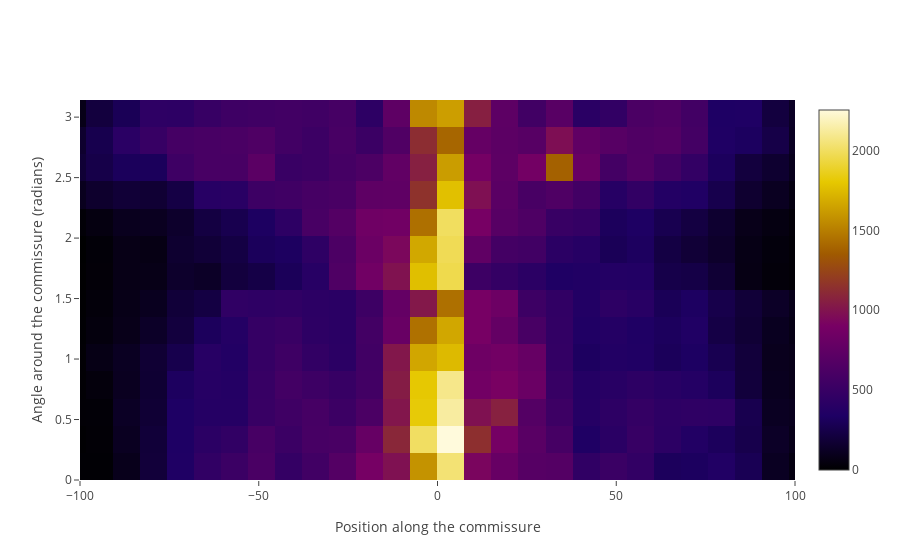

The notebook cell this image was saved under:
### Code cell
layout['xaxis']['range'] = [-100,100]
fig = go.Figure(data=[wtat],layout=layout)
iplot(fig,filename='final_atwt_hm_theta')

### Figure 1 — Plotly figure (JSON) as saved in the notebook; plotly's stock layout.template omitted (floating-point values rounded to 4 significant figures; data arrays with more than 128 entries replaced by an {"elided": "..."} marker saying what was removed)
{"data": [{"colorscale": "Electric", "type": "heatmap", "x": [-136.2, -128.6, -121.1, -113.5, -105.9, -98.37, -90.81, -83.25, -75.68, -68.12, -60.56, -53.0, -45.43, -37.87, -30.31, -22.75, -15.18, -7.62, -0.05724, 7.505, 15.07, 22.63, 30.19, 37.76, 45.32, 52.88, 60.44, 68.01, 75.57, 83.13, 90.69, 98.26, 105.8, 113.4, 120.9, 128.5, 136.1, 143.6, 151.2, 158.8, 166.3, 173.9, 181.4, 189.0, 196.6, 204.1, 211.7, 219.3, 226.8, 234.4], "y": [2.783e-06, 0.2244, 0.4488, 0.6732, 0.8976, 1.122, 1.346, 1.571, 1.795, 2.02, 2.244, 2.468, 2.693, 2.917, 3.142], "z": {"elided": "14x49 float values"}, "zmax": 2253, "zmin": 0}], "layout": {"xaxis": {"range": [-100, 100], "title": "Position along the commissure"}, "yaxis": {"title": "Angle around the commissure (radians)"}}}
